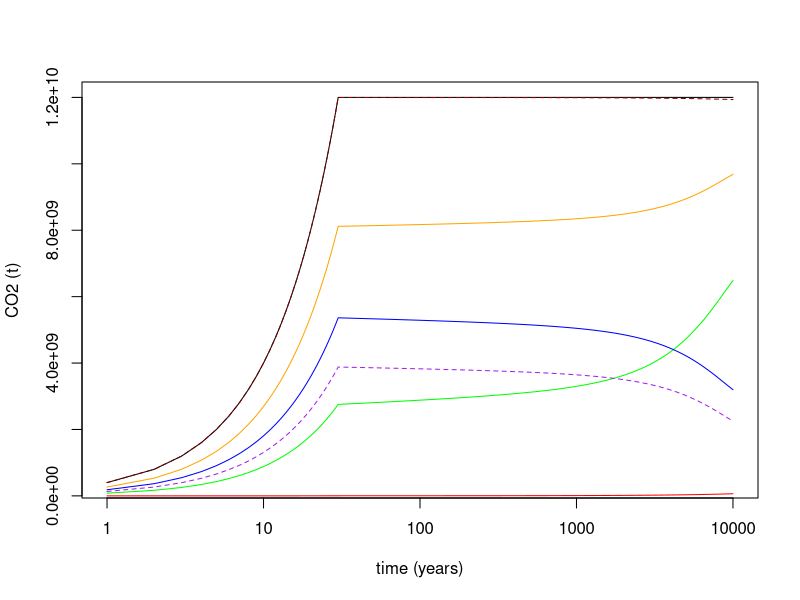

This chart was generated by the following R code: (Note: a time limit stopped this script after it produced the figure.)
# The Storage Security Calculator (SSC): Calculates CO2 geological storage security over 10,000 years.
# Code associated with the manuscript:
#"Assessing the capability of CO2 Storage Security to deliver on climate mitigation."
#By Juan Alcalde, Stephanie Flude,
#Mark Wilkinson, Gareth Johnson, Katriona Edlmann, Clare E. Bond, 
#Vivian Scott, Stuart M. V. Gilfillan, Xènia Ogaya and R. Stuart Haszeldine.

# Instructions:
# Run the entire code. (We recommend running in RStudio)
# For the base case scenario: 
# Open BasicTable to review the results of the base case scenario
# A graphical display of the base case scenario is automatically generated
# View the key and change displayed parameters in Section 4.3 (Line 565)
# For Monte Carlo uncertainty analysis:
# run: temp <- SSCMC(n) - where n is the required number of realisations
# run FigLoss()
# Results table and CO2 loss curves over time will be displayed
# For the sensitivity analysis results
# If required, change the number of standard deviations being assessed in Section 4.2 (line 526)
# Open MinMaxSA to view results

####################################################################################
########################## Section 1: General Set-up ###############################
####################################################################################
set.seed(2100)

############################## 1.1 Define rtriangle ############################
################## Code to define a triangle distribution courtesy of R. A. Godfrey
################## https://www.rdocumentation.org/packages/ExtDist/versions/0.6-3/topics/Triangular

rtriangle <- function(n=1, a=0, b=1, c=(a+b)/2){
  if(length(n)>1) n <- length(n)
  if(n<1 | is.na(n)) stop(paste("invalid argument: n =", n))
  n <- floor(n)
  if(any(is.na(c(a,b,c)))) return(rep(NaN, times=n)) # to match behavior of runif
  if(a > c | b < c) return(rep(NaN, times=n)) # to match behavior of runif
  if(any(is.infinite(c(a,b,c)))) return(rep(NaN, times=n))
  
  p <- runif(n)
  
  if(a != c){
    # if a = c then i is always true
    i <- which((a + sqrt(p * (b - a)*(c - a))) <= c)
    j <- which((b - sqrt((1 - p) * (b - a) * (b - c))) > c)
  } else {
    i <- which((a + sqrt(p * (b - a)*(c - a))) < c)
    j <- which((b - sqrt((1 - p) * (b - a) * (b - c))) >= c)
  }
  if(length(i)!=0)
    p[i] <- a + sqrt(p[i] * (b - a) * (c - a))
  if(length(j)!=0)
    p[j] <- b - sqrt((1 - p[j]) * (b - a) * (b - c))
  
  return(p)
}

##########################################################################
###################### 1.2 Define AbSetUp function #############################
################This calculates Abandoned Well leakage rates AB1 and AB2

AbSetUp <- function(
    
  KnownWellDensity=0.44,# WELL DENSITY - wells / km2 Known abandoned well density
  wellUnderEst=1, # WELL DENSITY - Well under-estimation factor
  UnPlugWells=00, # WELL STATUS  - Proportion of unplugged wells
  DegradWells=exp(-2.17), # PLUGGED WELL CONDITIONS - Proportion of Degraded wells
  IntactDegrad=0, # Pre-injection conversions: Known degraded wells remediated to intact. (Function not used here)
  IntactHighRate=0.054, # SLOW LEAKAGE - Plugged & intact wells with higher leak rate
  CO2largeBlowout=exp(13.4), # Mass of CO2 lost during abandoned well blowout
  CO2degraded=300, # Mass of CO2 lost per leaking well during continuous leakage through degraded wells
  CO2intactHigh=230, # Mass of CO2 lost per well for intact wells with the high leak rate
  CO2intactLow=0.004, # Mass CO2 lost per well for intact wells with the low leak rate
  InjectionPeriod=30, # Number of years of injection
  BlowoutWellYear=0.00002, # BLOWOUTS  - Long-term blowout rate - events per well year over 10 kyr
  PlugBlowoutYear=exp(-8.6125), # BLOWOUTS - Proportion of plugged wells that blowout during injection period
  ActiveWellsAB1=0.05128205 # The number of active wells that convert to abandoned wells post injection
){
  
  ## Initial Conditions
  
  TrueWellDensity <- KnownWellDensity * wellUnderEst
  UnKnownWellDensity <- TrueWellDensity - KnownWellDensity
  
  KnownUnPlugWells <- KnownWellDensity * UnPlugWells
  UnKnownUnPlugWells <- UnKnownWellDensity * UnPlugWells
  KnownPlugWells <- KnownWellDensity * (1-UnPlugWells)
  UnKnownPlugWells <- UnKnownWellDensity * (1-UnPlugWells)
  
  TotalUnPlugWells <- KnownUnPlugWells + UnKnownUnPlugWells
  TotalPlugWells <- KnownPlugWells + UnKnownPlugWells 
  
  ############ Plugged well conditions
  
  KnownDegPlug <- KnownPlugWells * DegradWells
  UnKnownDegPlug <- UnKnownPlugWells * DegradWells
  KnownIntactPlug <- KnownPlugWells * (1-DegradWells)
  UnKnownIntactPlug <- UnKnownPlugWells * (1-DegradWells)
  
  ######### AB1 ################################
  ## Plugged well status
  
  RemUnPlugWells <- KnownUnPlugWells
  KnownPlugWells <- RemUnPlugWells + KnownPlugWells
  #UnKnownPlugWells 
  TotalPlugwells <- KnownPlugWells + UnKnownPlugWells
  
  #UnKnownUnPlugWells
  
  ###Known plugged well conditions
  
  RemDegPlug <- KnownDegPlug * IntactDegrad
  KnownIntactWells <- RemDegPlug + RemUnPlugWells + KnownIntactPlug
  KnownDegWells <- KnownDegPlug - RemDegPlug
  
  ####Unknown well conditions
  
  #UnKnownUnPlugWells
  UnKnownDegWells <- UnKnownPlugWells * DegradWells
  #UnKnownIntactPlug
  TotalUnKnownPlug <- UnKnownIntactPlug + UnKnownDegWells
  
  ################### BLOWOUTS ##########
  
  BlowoutUnPlugged <- UnKnownUnPlugWells / InjectionPeriod
  BlowoutPlugYear <- PlugBlowoutYear / InjectionPeriod
  BlowoutKnownKmYear <- BlowoutPlugYear * KnownWellDensity
  BlowoutUnKnownKmYear <- UnKnownPlugWells * BlowoutPlugYear
  
  BlowoutTotal <- BlowoutKnownKmYear + BlowoutUnKnownKmYear + BlowoutUnPlugged
  
  CO2blowout <- BlowoutTotal * CO2largeBlowout
  
  ################### SLOW LEAKAGE ######
  
  TotalDegWells <- UnKnownDegWells + KnownDegWells
  
  TotalIntWells <- UnKnownIntactPlug + KnownIntactWells
  IntactWellsHighRate <- TotalIntWells * IntactHighRate
  IntactWellsLowRate <- TotalIntWells - IntactWellsHighRate
  
  CO2lostDegrad <- TotalDegWells * CO2degraded
  CO2lostIntactHigh <- IntactWellsHighRate * CO2intactHigh
  CO2lostIntactLow <- IntactWellsLowRate * CO2intactLow
  
  AB1 <- CO2blowout + CO2lostDegrad + CO2lostIntactHigh + CO2lostIntactLow
  
  ############################### AB2 #####################
  ###Well status at start of AB2 (end AB1)
  
  #UnKnownUnPlugWells
  UnKnownBlewOut <- BlowoutUnKnownKmYear * InjectionPeriod
  #KnownDegWells
  UnKnownUnRemediated <- UnKnownDegWells - UnKnownBlewOut
  
  ###### New well conditions
  NewTotalWells <- TrueWellDensity + ActiveWellsAB1
  
  ######  Known Wells
  KnownWellsAB2 <- KnownIntactWells + ActiveWellsAB1 + UnKnownUnPlugWells + UnKnownBlewOut + KnownDegWells
  
  #######  UnknownWells
  #UnKnownUnRemediated
  #UnKnownIntactPlug
  UnKnownIntactHighRate <- UnKnownIntactPlug * IntactHighRate
  UnKnownIntactLowRate <- UnKnownIntactPlug * (1 - IntactHighRate)
  
  #######  Total Wells by Status
  #UnKnownUnRemediated
  #UnKnownIntactHighRate
  TotalIntactLowRate <- KnownWellsAB2 + UnKnownIntactLowRate
  
  ########### BLOWOUTS
  
  BlowoutKm2Year <- BlowoutWellYear * NewTotalWells
  CO2lostBlowoutAB2 <- BlowoutKm2Year * CO2largeBlowout
  
  ###########  SLOW LEAKAGE
  
  CO2lostDegrad <- UnKnownUnRemediated * CO2degraded
  CO2lostIntactHigh <- UnKnownIntactHighRate * CO2intactHigh
  CO2lostIntactlow <- TotalIntactLowRate * CO2intactLow
  
  AB2 <- CO2lostBlowoutAB2 + CO2lostDegrad + CO2lostIntactHigh + CO2lostIntactlow
  
  
  outputAB1 <- c(TrueWellDensity, UnKnownWellDensity, KnownUnPlugWells, 
                 UnKnownUnPlugWells, KnownPlugWells, UnKnownPlugWells, 
                 TotalUnPlugWells, TotalPlugWells, KnownDegPlug, UnKnownDegPlug, KnownIntactPlug,
                 UnKnownIntactPlug, RemUnPlugWells, KnownPlugWells, UnKnownPlugWells, TotalPlugwells,
                 UnKnownUnPlugWells, RemDegPlug, KnownIntactWells, KnownDegWells, UnKnownUnPlugWells,
                 UnKnownDegWells, UnKnownIntactPlug, TotalUnKnownPlug, BlowoutUnPlugged, BlowoutPlugYear,
                 BlowoutKnownKmYear, BlowoutUnKnownKmYear, BlowoutTotal, CO2blowout, TotalDegWells,
                 TotalIntWells, IntactWellsHighRate, IntactWellsLowRate, CO2lostDegrad, CO2lostIntactHigh,
                 CO2lostIntactLow, AB1)
  
  outputAB2 <- c(UnKnownUnPlugWells, UnKnownBlewOut, KnownDegWells, UnKnownUnRemediated,
                 UnKnownUnRemediated, UnKnownIntactPlug, UnKnownIntactHighRate, UnKnownIntactLowRate, 
                 UnKnownUnRemediated, UnKnownIntactHighRate, TotalIntactLowRate, BlowoutKm2Year,
                 CO2lostBlowoutAB2, CO2lostDegrad, CO2lostIntactHigh, CO2lostIntactlow, AB2)
  
  output <- c(AB1,AB2)
  
}



############################################################################
#######################Section 2 - Base Case Function########################
############################################################################
##This code runs a base case scenario, based on the parameters as defined below.
## It calls AbSetUp and replaces the AbSetUp default parameters with the ones defined here.

SSCBase <- function(CO2target = 1.2e10,  # total injection target, tonnes
                    
                    injectperWell=0.75e6, #####  tpa
                    
                    InjectionPeriod=30, ##### years
                    
                    meanPlumeArea=exp(-0.7595), ####  km2 per Mt
                    
                    ####################  ACTIVE WELL LEAKAGE
                    
                    ActiveWellFreq = exp(-2.17),    # Slow leak frequency, proportion active wells leaking (5)
                    
                    SlowLeakInjector = 158.5,  # slow leak mass - t CO2 per annum per well 
                    
                    MinorBlowFreq = 0.0693,    # Minor blowout frequency, events / well / year
                    
                    MinorBlowout = exp(exp(1.27)),  # Minor blowout (t CO2 / blowout)
                    
                    MajorBlowFreq = 1.48e-4, # Major blowout frequency (t / event / year)
                    
                    CO2MajorBlowout = exp(exp(2.57)),  # Major blowout mass (t)  (10)
                    
                    ##################  Abandonned well LEAKAGE
                    
                    KnownWellDensity= 0.44,#### well density (wells / km2)
                    
                    wellUnderEst=1, #### well underestimation factor
                    
                    UnPlugWells=0, #### proportion unplugged wells
                    
                    DegradWells=exp(-2.17), #### proportion degraded wells
                    
                    IntactHighRate=0.054, #### proportion intact with high rate (15)
                    
                    IntactDegrad=0, ### Pre-remediate degraded? (Extra function not used in this scenario)
                    
                    PlugBlowoutYear=exp(-8.6125), #### Short term blowout risk (wells / 30 years)
                    
                    BlowoutWellYear=2e-5,  #### long trm blowout risk (wells / yr)
                    
                    CO2largeBlowout=exp(13.4), #### Blowout Mass (t)
                    
                    CO2degraded=300, #### Degraded well leak mass (t) (20)
                    
                    CO2intactHigh=230,  #### Intact well leak mass - high (t)
                    
                    CO2intactLow=0.004, #### Intact well leak mass - high (t)
                    
                    #########################
                    
                    NatLeakRate = exp(0.693), #### Natural leakage rate (t / km2 / year)
                    
                    ####################### INPUTS for variable leakage decay curves
                    
                    A = 12,  ##  long-term leakage rate, central case
                    
                    B = 0.25715, ## exponential decay factor, central case (25)
                    
                    ##################
                    
                    res_sat = 0.58,  # Res sat fraction
                    
                    migration = 1 #  no of volumes of rock the CO2 'sees'
                    
){
  
  # has res trapping prop to FREE CO2 ( = injected - (min + sol trapped); not total injected CO2)
  
  ######################### input data
  
  time <- 10000  # total run time for model
  
  annualinject <- CO2target / InjectionPeriod   # Mt
  
  wells <- annualinject/injectperWell
  
  #################### natural pathways
  
  leakAreaNP <- CO2target * meanPlumeArea / 1e6 # km2 (1e6 as leak/area in Mt but target in t)
  
  leakNatPaths <- leakAreaNP * NatLeakRate  #  t/year
  
  #################### Active wells  ##  tonnes / year
  
  leakActiveWells <-  wells * (SlowLeakInjector * ActiveWellFreq + MinorBlowFreq * MinorBlowout + CO2MajorBlowout * MajorBlowFreq)
  
  ##################### Abandoned wells
  
  ## calc ActiveWellsAB1, i.e. the Active wells converted to abandoned at the end of injection
  
  ActiveWellsAB1 <- wells / CO2target / meanPlumeArea * 1e6 
  
  AB <- AbSetUp(KnownWellDensity,wellUnderEst,UnPlugWells, 
                DegradWells, IntactDegrad, IntactHighRate, 
                CO2largeBlowout,CO2degraded,CO2intactHigh,CO2intactLow,
                InjectionPeriod,BlowoutWellYear,PlugBlowoutYear, ActiveWellsAB1)
  
  leakAbWells1 <- CO2target * meanPlumeArea * AB[1] / 1e6  
  leakAbWells2 <- CO2target * meanPlumeArea * AB[2] / 1e6  
  ################# OUTPUT MATRIX
  
  leak <- matrix(0,ncol=10,nrow=time,byrow=F)
  dimnames(leak)[[2]] <- c("time","injCO2","leakCO2","cumleakCO2","A", # 1-5
                           "B","mintrap","soltrap" , "res_trap", "free CO2")
  leak[,1] <- seq(1,time)
  
  ############### CO2 injection
  
  leak[1:30,2] <- CO2target * leak[1:30,1]/30
  leak[31:time,2] <- CO2target
  
  ################# LEAKAGE ###################################################
  
  # rows year <=30
  leak[1:30,3] <- (leakNatPaths + leakActiveWells + leakAbWells1)*leak[1:30,2]/CO2target
  
  # rows year > starts at year 31 as 100 % of the max leakage rate 
  leak[31:time,3] <- (A + (100- A)* exp(-B * (leak[31:time,1]-31)))  * (leakNatPaths + leakAbWells2) / 100
  
  ################## cummulative leakage 
  
  leak[1,4] <- 0.5 * leak[1,3]
  
  for (i in 2:time){
    leak[i,4] <- leak[(i-1),4] + 0.5 * (leak[i,3] + leak[i-1,3])
  }
  
  ################## TRAPPING - mineral and sol first, rest goes to residual trapping
  
  # min trap proportional to total UNLEAKED CO2
  
  # mineral trapping ADJUSTED to START at t=0 (was t=31) otherwise 0 (default in 'leak')
  
  leak[,7] <- (leak[,2] - leak[,4]) * (-1.669497e-13 * leak[,1]^3 + 2.903893e-9 * leak[,1]^2 + 1.403357e-5*leak[,1]) #   
  
  
  # solubility trapping ADJUSTED to START at t=0 (was t=31)
  # sol trap proportional to total UNLEAKED CO2
  
  leak[,8] <-  (leak[,2]-leak[,4]) * 0.204 * (leak[,1])^0.0342144145 ## Xu et al. (2003)
  
  # residual trapping
  
  leak[,9] <- (leak[,2]- (leak[,7] + leak[,8])) * (1 - (1-res_sat)^migration) # leaked not removed!!
  
  #######free CO2
  
  leak[,10] <- leak[,2]- (leak[,7] + leak[,8] + leak[,4] + leak[,9])
  
  leak[,5] <- A # returns the variables from the leakage decay model
  leak[,6] <- B
  
  output <- leak[leak[,10]>0,]  # trims the output if free CO2 < 0
  
  #Run the Basic function (Section 4) for final leakage values.
  # Run the BasicTable code (Section 4) for a plot of CO2 partitioning over time.
  
}

#################################################################
###################Section 3 - Monte Carlo Analysis###########################
#################################################################
##This code carries out a Monte Carlo simulation for n realisations.
## Random numbers are selected for each parameter from the distributions defined below.
## Minimum, P05, P50, P95, and maximum values are extracted for selected years.

SSCMC <- function(n=5){
  
  # Calls SSCBase for range of plume areas, does MC for n times
  
  # Outputs data at years time
  
  # output at 1000 year intervals (output 1 is 1000 years etc)
  output0001 <- matrix(rep(0,10),ncol=10,nrow=1) # 1 year
  output0003 <- matrix(rep(0,10),ncol=10,nrow=1) # 3 year
  output0010 <- matrix(rep(0,10),ncol=10,nrow=1) # 10 year
  output0030 <- matrix(rep(0,10),ncol=10,nrow=1) # 30 years
  output0100 <- matrix(rep(0,10),ncol=10,nrow=1) # 100 years
  output0200 <- matrix(rep(0,10),ncol=10,nrow=1) # 200 years
  output0500 <- matrix(rep(0,10),ncol=10,nrow=1) # 500 years
  output1 <- matrix(rep(0,10),ncol=10,nrow=1) # 1000 years
  output2 <- matrix(rep(0,10),ncol=10,nrow=1) # 2000 years
  output3 <- matrix(rep(0,10),ncol=10,nrow=1) # 3000 years
  output4 <- matrix(rep(0,10),ncol=10,nrow=1) # 4000 years
  output5 <- matrix(rep(0,10),ncol=10,nrow=1) # 5000 years
  output6 <- matrix(rep(0,10),ncol=10,nrow=1) # 6000 years
  output7 <- matrix(rep(0,10),ncol=10,nrow=1) # 7000 years
  output8 <- matrix(rep(0,10),ncol=10,nrow=1) # 8000 years
  output9 <- matrix(rep(0,10),ncol=10,nrow=1) # 9000 years
  output10 <- matrix(rep(0,10),ncol=10,nrow=1) # 10,000 years
  
  for (i in 1:n) {
    
    newLine <- SSCBase(CO2target = 1.2e10,  # total injection target, t, FIXED
                       
                       injectperWell=rnorm(1,0.75e6,0.00415e6), #####  tonnes per annum
                       
                       InjectionPeriod=30, ##### years FIXED
                       
                       meanPlumeArea=rlnorm(1,-0.7595,0.1763), ####  km2 per Mt from S North Sea gas fields
                       
                       ####################  ACTIVE WELL LEAKAGE
                       
                       ActiveWellFreq = rlnorm(1,-2.17,0.6),    # Slow leak frequency, proportion active wells leaking (5)
                       
                       SlowLeakInjector = rnorm(1,158.5,5.2),  # slow leak mass - t CO2 per annum per well 
                       
                       MinorBlowFreq = runif(1,0.062,0.0762), ##### 0.0693 +/- 10% Minor blowout frequency, events / well / year
                       
                       MinorBlowout = exp(rlnorm(1,1.27,0.0397)),  # Minor blowout mass (t CO2 / blowout)
                       
                       MajorBlowFreq = rnorm(1,1.48e-4,3.33e-5), ##### value = 4.96e-4 +/- 10%, Major blowout frequency (t / event / year)
                       
                       CO2MajorBlowout = exp(rlnorm(1,2.57,0.045)),  # NOTE: in min max this is +/- 0.045. Originally it was 0.011. Major blowout mass (t)  (10) exp(6.6)=750 t as requested 
                       
                       ##################  Abandoned well LEAKAGE
                       
                       KnownWellDensity=runif(1,0.4,0.48), #####0.44 +/- 10%, well density (wells / km2)
                       
                       wellUnderEst=1, #### well underestimation factor
                       
                       UnPlugWells=0, #### proportion unplugged wells
                       
                       DegradWells=rlnorm(1,-2.17,0.6), # proportion degraded wells
                       
                       IntactHighRate=runif(1,0.049,0.0595),  #####0.054 +/- 10%, proportion intact with high rate (15)
                       
                       IntactDegrad=0, ##### Pre-remediate degraded?
                       
                       PlugBlowoutYear=rlnorm(1,-8.6125,0.23),# 1/2000 to 1/9000, Short term blowout risk (wells / 30 years)
                       
                       BlowoutWellYear=runif(1,1e-5,1e-4), #####1e-4 +/-10% long trm blowout risk (wells / yr)
                       
                       CO2largeBlowout=rlnorm(1,13.4,0.35), # Large Blowout Mass (t)
                       
                       CO2degraded=runif(1,270,330), ####300 +/- 10% Degraded well leak mass (t) (20)
                       
                       CO2intactHigh=runif(1,207,253), ####230 +/- 10% Intact well leak mass - high (t)
                       
                       CO2intactLow=runif(1,0.0036,0.0044), ####0.004 +/- 10%,  Intact well leak mass - high (t)
                       
                       #########################
                       
                       NatLeakRate = rlnorm(1,0.693,0.37), #### Natural leakage rate (t / km2 / year)
                       
                       ####################### INPUTS for variable leakage decay curves
                       
                       A = rtriangle(1,3,53,12),  #  long-term leakage rate, central case
                       
                       B = runif(1,0.0143,0.5), # exponential decay factor, central case (25)
                       
                       ##################
                       
                       res_sat = rnorm(1,0.58,0.0286),  # Res sat fraction
                       
                       migration = 1) #  no of volumes of rock the CO2 'sees' NOT VARIED
    
    ####  take data at year X , take last data point if ran out of leakable CO2 before time
    if (dim(newLine)[[1]]>1)    {output0001 <- rbind(output0001,newLine[1,])}    else {output0001 <- rbind(output0001,newLine[dim(newLine)[[1]],])}
    if (dim(newLine)[[1]]>3)    {output0003 <- rbind(output0003,newLine[3,])}    else {output0003 <- rbind(output0003,newLine[dim(newLine)[[1]],])}
    if (dim(newLine)[[1]]>10)   {output0010 <- rbind(output0010,newLine[10,])}    else {output0010 <- rbind(output0010,newLine[dim(newLine)[[1]],])}
    if (dim(newLine)[[1]]>30)   {output0030 <- rbind(output0030,newLine[30,])}   else {output0030 <- rbind(output0030,newLine[dim(newLine)[[1]],])}
    if (dim(newLine)[[1]]>100)  {output0100 <- rbind(output0100,newLine[100,])}  else {output0100 <- rbind(output0100,newLine[dim(newLine)[[1]],])}
    if (dim(newLine)[[1]]>200)  {output0200 <- rbind(output0200,newLine[200,])}  else {output0200 <- rbind(output0200,newLine[dim(newLine)[[1]],])} # New line for 200 years
    if (dim(newLine)[[1]]>500)  {output0500 <- rbind(output0500,newLine[500,])}  else {output0500 <- rbind(output0500,newLine[dim(newLine)[[1]],])}
    if (dim(newLine)[[1]]>1000) {output1 <- rbind(output1,newLine[1000,])} else {output1 <- rbind(output1,newLine[dim(newLine)[[1]],])}
    if (dim(newLine)[[1]]>2000) {output2 <- rbind(output2,newLine[2000,])} else {output2 <- rbind(output2,newLine[dim(newLine)[[1]],])}
    if (dim(newLine)[[1]]>3000) {output3 <- rbind(output3,newLine[3000,])} else {output3 <- rbind(output3,newLine[dim(newLine)[[1]],])}
    if (dim(newLine)[[1]]>4000) {output4 <- rbind(output4,newLine[4000,])} else {output4 <- rbind(output4,newLine[dim(newLine)[[1]],])}
    if (dim(newLine)[[1]]>5000) {output5 <- rbind(output5,newLine[5000,])} else {output5 <- rbind(output5,newLine[dim(newLine)[[1]],])}
    if (dim(newLine)[[1]]>6000) {output6 <- rbind(output6,newLine[6000,])} else {output6 <- rbind(output6,newLine[dim(newLine)[[1]],])}
    if (dim(newLine)[[1]]>7000) {output7 <- rbind(output7,newLine[7000,])} else {output7 <- rbind(output7,newLine[dim(newLine)[[1]],])}
    if (dim(newLine)[[1]]>8000) {output8 <- rbind(output8,newLine[8000,])} else {output8 <- rbind(output8,newLine[dim(newLine)[[1]],])}
    if (dim(newLine)[[1]]>9000) {output9 <- rbind(output9,newLine[9000,])} else {output9 <- rbind(output9,newLine[dim(newLine)[[1]],])}
    if (dim(newLine)[[1]]>10000) {output10 <- rbind(output10,newLine[10000,])} else {output10 <- rbind(output10,newLine[dim(newLine)[[1]],])}
    
  }
  
  output0001 <- output0001[output0001[,1]!=0,] #  removes the dummy row used to make the matrix 'output'
  output0003 <- output0003[output0003[,1]!=0,]
  output0010 <- output0010[output0010[,1]!=0,]
  output0030 <- output0030[output0030[,1]!=0,]
  output0100 <- output0100[output0100[,1]!=0,]
  output0200 <- output0200[output0200[,1]!=0,]
  output0500 <- output0500[output0500[,1]!=0,]
  output1 <- output1[output1[,1]!=0,]
  output2 <- output2[output2[,1]!=0,]
  output3 <- output3[output3[,1]!=0,]
  output4 <- output4[output4[,1]!=0,]
  output5 <- output5[output5[,1]!=0,]
  output6 <- output6[output6[,1]!=0,]
  output7 <- output7[output7[,1]!=0,]
  output8 <- output8[output8[,1]!=0,]
  output9 <- output9[output9[,1]!=0,]
  output10 <- output10[output10[,1]!=0,]

  output <- list(output0001,output0003,output0010,output0030,output0100,output0200,output0500,output1,output2,output3,output4,output5,output6,output7,output8,output9,output10)
  
}
## Run the FigLoss function (FigLoss(),) to produce output table and plot


#############################################################################
#########################Section 4 - Data Interrogation######################
############################################################################
#Sections of code to be run as required

###### 4.1 Basic function returns the total leakage at yr = 10,000 as a % of injected.#####
Basic <- function(...) { 
  Basic <- SSCBase(...)
  Basic <- Basic[dim(Basic)[[1]],] # takes last line
  Basic <- Basic[4]/Basic[2]*100  # % leak at end of run
  return(Basic)
}


########### 4.2 Code for sensitivity Analysis#################
#This calculates the % leak at t=10,000 for the base case, but varying each parameter according to the min and max pairs below
SDN <- 2 # Set the number of standard deviations to test the sensitivity on
MinMaxSA <- as.data.frame(t(as.matrix(data.frame(
  BC = Basic(), # Base case scenario
  ###### Min and Max pairs below reset the min and max values for each parameter
  Min_injectperWell = Basic(injectperWell=0.75e6-(SDN*0.083e6)), # SDN Standard Deviations
  Max_injectperWell = Basic(injectperWell=0.75e6+(SDN*0.083e6)),
  Min_meanPlumeArea = Basic(meanPlumeArea=exp(-0.7595-(SDN*0.8815))), # SDN Standard Deviations
  Max_meanPlumeArea = Basic(meanPlumeArea=exp(-0.7595+(SDN*0.8815))), #
  Min_ActiveWellFreq = Basic(ActiveWellFreq=exp(-2.17-(SDN*0.6))), # SDN Standard Deviations
  Max_ActiveWellFreq = Basic(ActiveWellFreq=exp(-2.17+(SDN*0.6))), # 
  Min_SlowLeakInjector = Basic(SlowLeakInjector=158.5-(SDN*18.83)), # SDN Standard Deviations
  Max_SlowLeakInjector = Basic(SlowLeakInjector=158.5+(SDN*18.83)), #
  Min_MinorBlowout = Basic(MinorBlowout=exp(exp(1.27-(SDN*0.21)))), # SDN Standard Deviations
  Max_MinorBlowout = Basic(MinorBlowout=exp(exp(1.27+(SDN*0.21)))), #
  Min_MajorBlowFreq = Basic(MajorBlowFreq=1.48e-4-(SDN*3.33e-5)), # SDN Standard Deviations
  Max_MajorBlowFreq = Basic(MajorBlowFreq=1.48e-4+(SDN*3.33e-5)), #
  Min_CO2MajorBlowout = Basic(CO2MajorBlowout=exp(exp(2.57-(SDN*0.045)))), # (originally 2.257) SDN Standard Deviations
  Max_CO2MajorBlowout = Basic(CO2MajorBlowout=exp(exp(2.57+(SDN*0.045)))), # (originally 2.257) 
  Min_KnownWellDensity = Basic(KnownWellDensity=0) ,
  Max_KnownWellDensity = Basic(KnownWellDensity=5) ,
  Min_wellUnderEst = Basic(wellUnderEst=1), # Minimum value
  Max_wellUnderEst = Basic(wellUnderEst=1.1), # Maximum value
  Min_DegradWells = Basic(DegradWells=exp(-2.17-(SDN*0.6))), # SDN Standard Deviations
  Max_DegradWells = Basic(DegradWells=exp(-2.17+(SDN*0.6))), #
  Min_PlugBlowoutYear = Basic(PlugBlowoutYear=exp(-8.6125-(SDN*0.23))), # SDN Standard Deviations
  Max_PlugBlowoutYear = Basic(PlugBlowoutYear=exp(-8.6125+(SDN*0.23))), #
  Min_BlowoutWellYear = Basic(BlowoutWellYear=1e-5), # Minimum value
  Max_BlowoutWellYear = Basic(BlowoutWellYear=1e-4), # Maximum value
  Min_CO2largeBlowout = Basic(CO2largeBlowout=exp(13.4-(SDN*0.35))), # SDN Standard Deviations
  Max_CO2largeBlowout = Basic(CO2largeBlowout=exp(13.4+(SDN*0.35))), #
  Min_NatLeakRate = Basic(NatLeakRate=exp(0.693-(SDN*0.37))), # SDN Standard Deviations
  Max_NatLeakRate = Basic(NatLeakRate=exp(0.693+(SDN*0.37))),
  Min_A = Basic(A=3), # Minimum value
  Max_A = Basic(A=53), # Maximum value
  Min_B = Basic(B=0.0143), # Minimum value
  Max_B = Basic(B=0.5), #Maximum value
  Min_res_sat = Basic(res_sat=0.58-(SDN*0.1897)), # SDN Standard Deviations
  Max_res_sat = Basic(res_sat=0.58+(SDN*0.1897)) #
))))
## Change the SDN as required. Run Code. Call "MnMaxSA" for output.

#################### 4.3 Plot CO2 partitioning over time ######################
## Code creates a plot of CO2 partitioning over 10 kyrs
BasicTable <- SSCBase()
plot(BasicTable[,"time"],BasicTable[,"injCO2"], type="l", xlab = "time (years)", ylab = "CO2 (t)", log = "x") #, ylim = c(1e5, 2e10),
lines(BasicTable[,"time"],BasicTable[,"cumleakCO2"], col="red") # Plots cumulatively leaked
lines(BasicTable[,"time"],BasicTable[,("mintrap")]+BasicTable[,("soltrap")], col="green") # Plots chemically trapped
lines(BasicTable[,"time"],BasicTable[,"res_trap"], col="blue") #Plots residually trapped
lines(BasicTable[,"time"],BasicTable[,"free CO2"], col="purple", lty=2)
lines(BasicTable[,"time"],BasicTable[,("mintrap")]+BasicTable[,("soltrap")]+BasicTable[,("res_trap")]+BasicTable[,("free CO2")], col="dark red", lty=2) # Plots CO2 remaining in reservoir
lines(BasicTable[,"time"],BasicTable[,("mintrap")]+BasicTable[,("soltrap")]+BasicTable[,("res_trap")], col="orange") # Plots immobilised CO2 
#Comment out lines that aren't required

############ 4.4 Plot the different probabilities of leakage over time#############
####Plots the Max, p95, P59, P5, and Min model results for 15 time steps
####To creat plot, run temp <- SSCMC(n) where n is the required iterations
FigLoss <- function(){
  
  # Plots graph of % CO2 loss quantiles vs time
  # Also plots histogram of % CO2 loss in year 10,000
  
  output <- matrix(rep(0, 17 * 6), ncol = 6, nrow = 17)  # col1 = time # changed to 17 to account for the 200 year scenario
  output[,1] <- c(1, 3, 10, 30, 100, 200, 500, seq(1000, 10000, 1000))
  
  print(output)
  
  
  loss_final <- NULL  # to store % loss at year 10,000
  
  for (i in 1:17) {
    loss <- temp[[i]][,4] / temp[[i]][,2] * 100  # % CO2 loss
    output[i, 2:6] <- quantile(loss, c(0, 0.1, 0.5, 0.95, 1))
    
    if (i == 17) {  # capture % loss for year 10,000
      loss_final <- loss
    }
  }
  
  # Plot quantiles over time
  plot(output[,1], output[,6], type = "l",
       xlim = c(1, 10000), ylim = c(0, output[17,6]),
       main = "black = max, blue = P95, red = P50, green = P5, purple = min",
       xlab = "Time (years)", ylab = "% CO₂ Loss", log = "x")
  
  lines(output[,1], output[,2], col = "purple")  # min
  lines(output[,1], output[,3], col = "blue")    # P95
  lines(output[,1], output[,4], col = "red")     # P50
  lines(output[,1], output[,5], col = "green")   # P5
  
  dimnames(output)[[2]] <- c("time", "min", "P95", "P50", "P05", "max")

  return(output)
}

PlotLossHistogram <- function(i = 17, temp, time_points = c(1, 3, 10, 30, 100, 200, 500, seq(1000, 10000, 1000))) {
  loss <- temp[[i]][,4] / temp[[i]][,2] * 100
  hist(loss_final,
       breaks = 30,
       col = "steelblue",
       border = "white",
       main = paste("Histogram of % CO₂ Loss at Year", time_points[i]),
       xlab = "% CO₂ Loss",
       ylab = "Frequency")
  
  PlotLossHistogram(i = 17, temp = temp)
  
  
}


#######################################
########Temp plot for year 200 ########
######## This is output 6 #############
#######################################

temp <- SSCMC(10000)  # or SSCMC(1000) or however many simulations you want

library(ggplot2)
library(dplyr)

# Extract % loss at year 200
loss_200 <- temp[[6]][, 4] / temp[[6]][, 2] * 100
n_sim <- length(loss_200)

# Histogram bin width
hist_data <- hist(loss_200, breaks = 30, plot = FALSE)
bin_width <- hist_data$breaks[2] - hist_data$breaks[1]

# Density, scaled to frequency, truncated at x >= 0
dens <- density(loss_200)
density_df <- data.frame(
  x = dens$x,
  y = dens$y * bin_width * n_sim
) %>% filter(x >= 0)

# Calculate percentiles
p90 <- quantile(loss_200, 0.90)
p95 <- quantile(loss_200, 0.95)
p98 <- quantile(loss_200, 0.98)

# Build custom legend labels with values
label_90_95 <- paste0("90–95%: ≥ ", round(p90, 2), "%")
label_95_98 <- paste0("95–98%: ≥ ", round(p95, 2), "%")
label_98_100 <- paste0("98–100%: ≥ ", round(p98, 2), "%")

# Shaded areas
shade_90_95 <- subset(density_df, x >= p90 & x < p95) %>% mutate(band = label_90_95)
shade_95_98 <- subset(density_df, x >= p95 & x < p98) %>% mutate(band = label_95_98)
shade_98_100 <- subset(density_df, x >= p98) %>% mutate(band = label_98_100)

shade_df <- bind_rows(shade_90_95, shade_95_98, shade_98_100)
shade_df$band <- factor(shade_df$band, levels = c(label_90_95, label_95_98, label_98_100))

# Max y for truncating CaR lines
half_y <- max(density_df$y) * 0.5

# Final plot
pp <- ggplot(data.frame(loss = loss_200), aes(x = loss)) +
  geom_histogram(aes(y = ..count..), bins = 43, fill = "gray85", color = "white", alpha = 0.6) +
  geom_area(data = shade_df, aes(x = x, y = y, fill = band), alpha = 0.8) +
  geom_line(data = density_df, aes(x = x, y = y), color = "black", size = 0.7) +
  
  # Truncated vertical CaR lines
  annotate("segment", x = p90, xend = p90, y = 0, yend = half_y, color = "lightgreen", linetype = "dashed", size = 1) +
  annotate("segment", x = p95, xend = p95, y = 0, yend = half_y, color = "mediumseagreen", linetype = "dashed", size = 1) +
  annotate("segment", x = p98, xend = p98, y = 0, yend = half_y, color = "darkgreen", linetype = "dashed", size = 1) +
  
  
  annotate("text", x = p90, y = half_y * 1.05, label = "90%", color = "lightgreen", hjust = -0.1, size = 3) +
  annotate("text", x = p95, y = half_y * 1.05, label = "95%", color = "mediumseagreen", hjust = -0.1, size = 3) +
  annotate("text", x = p98, y = half_y * 1.05, label = "98%", color = "darkgreen", hjust = -0.1, size = 3) +
  
  labs(
    x = "% CO₂ Loss",
    y = "Frequency (Number of Simulations)",
    fill = "Carbon at Risk (%)"
  ) +
  scale_fill_manual(
    values = setNames(
      c("lightgreen", "mediumseagreen", "darkgreen"),
      c(label_90_95, label_95_98, label_98_100)
    )) +
  coord_cartesian(xlim = c(0, max(density_df$x)), ylim = c(0, max(density_df$y))) +
  theme_minimal(base_size = 14) +
  theme(
    panel.border = element_rect(color = "black", fill = NA, size = 0.8),
    plot.title = element_blank(),
    legend.position = c(0.98, 0.98),
    legend.justification = c("right", "top"),
    legend.box = "vertical",
    legend.title = element_text(size = 10),
    legend.text = element_text(size = 9),
    panel.grid.minor = element_blank()
  )

#Print figure pp
pp

ggsave(
  filename = "DACCS_CaR_density_200yrs.png",
  plot = pp,
  path = "C:/Users/bdg203/Dropbox/Exeter/Offsets/RevisitingRemovals/Nature Paper/DACCS_Figures",
  width = 8,
  height = 6,
  dpi = 300
)



#######################################
########Temp plot for year 1000########
#######################################

temp <- SSCMC(10000)  # or SSCMC(1000) or however many simulations you want

library(ggplot2)
library(dplyr)

# Extract % loss at year 1,000
loss_1000 <- temp[[8]][, 4] / temp[[8]][, 2] * 100
n_sim <- length(loss_1000)

# Histogram bin width
hist_data <- hist(loss_1000, breaks = 30, plot = FALSE)
bin_width <- hist_data$breaks[2] - hist_data$breaks[1]

# Density, scaled to frequency, truncated at x >= 0
dens <- density(loss_1000)
density_df <- data.frame(
  x = dens$x,
  y = dens$y * bin_width * n_sim
) %>% filter(x >= 0)

# Calculate percentiles
p90 <- quantile(loss_1000, 0.90)
p95 <- quantile(loss_1000, 0.95)
p98 <- quantile(loss_1000, 0.98)

# Build custom legend labels with values
label_90_95 <- paste0("90–95%: ≥ ", round(p90, 2), "%")
label_95_98 <- paste0("95–98%: ≥ ", round(p95, 2), "%")
label_98_100 <- paste0("98–100%: ≥ ", round(p98, 2), "%")

# Shaded areas
shade_90_95 <- subset(density_df, x >= p90 & x < p95) %>% mutate(band = label_90_95)
shade_95_98 <- subset(density_df, x >= p95 & x < p98) %>% mutate(band = label_95_98)
shade_98_100 <- subset(density_df, x >= p98) %>% mutate(band = label_98_100)

shade_df <- bind_rows(shade_90_95, shade_95_98, shade_98_100)
shade_df$band <- factor(shade_df$band, levels = c(label_90_95, label_95_98, label_98_100))

# Max y for truncating CaR lines
half_y <- max(density_df$y) * 0.5

# Final plot
pp <- ggplot(data.frame(loss = loss_1000), aes(x = loss)) +
  geom_histogram(aes(y = ..count..), bins = 43, fill = "gray85", color = "white", alpha = 0.6) +
  geom_area(data = shade_df, aes(x = x, y = y, fill = band), alpha = 0.8) +
  geom_line(data = density_df, aes(x = x, y = y), color = "black", size = 0.7) +
  
  # Truncated vertical CaR lines
  annotate("segment", x = p90, xend = p90, y = 0, yend = half_y, color = "lightgreen", linetype = "dashed", size = 1) +
  annotate("segment", x = p95, xend = p95, y = 0, yend = half_y, color = "mediumseagreen", linetype = "dashed", size = 1) +
  annotate("segment", x = p98, xend = p98, y = 0, yend = half_y, color = "darkgreen", linetype = "dashed", size = 1) +
  
  
  annotate("text", x = p90, y = half_y * 1.05, label = "90%", color = "lightgreen", hjust = -0.1, size = 3) +
  annotate("text", x = p95, y = half_y * 1.05, label = "95%", color = "mediumseagreen", hjust = -0.1, size = 3) +
  annotate("text", x = p98, y = half_y * 1.05, label = "98%", color = "darkgreen", hjust = -0.1, size = 3) +
  
  labs(
    x = "% CO₂ Loss",
    y = "Frequency (Number of Simulations)",
    fill = "Carbon at Risk (%)"
  ) +
  scale_fill_manual(
    values = setNames(
      c("lightgreen", "mediumseagreen", "darkgreen"),
      c(label_90_95, label_95_98, label_98_100)
    )) +
  coord_cartesian(xlim = c(0, max(density_df$x)), ylim = c(0, max(density_df$y))) +
  theme_minimal(base_size = 14) +
  theme(
    panel.border = element_rect(color = "black", fill = NA, size = 0.8),
    plot.title = element_blank(),
    legend.position = c(0.98, 0.98),
    legend.justification = c("right", "top"),
    legend.box = "vertical",
    legend.title = element_text(size = 10),
    legend.text = element_text(size = 9),
    panel.grid.minor = element_blank()
  )

#Print figure pp
pp

ggsave(
  filename = "DACCS_CaR_density_1000yrs.png",
  plot = pp,
  path = "C:/Users/bdg203/Dropbox/Exeter/Offsets/RevisitingRemovals/Nature Paper/DACCS_Figures",
  width = 8,
  height = 6,
  dpi = 300
)
